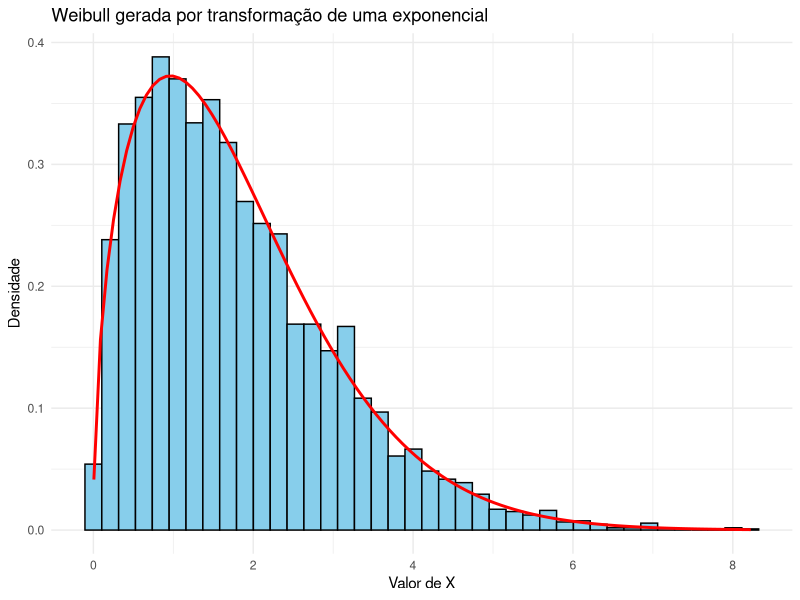
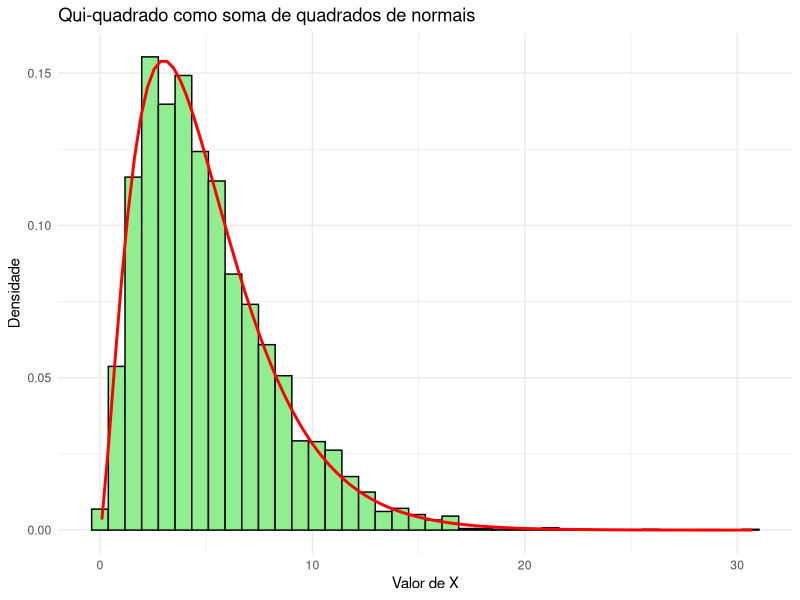
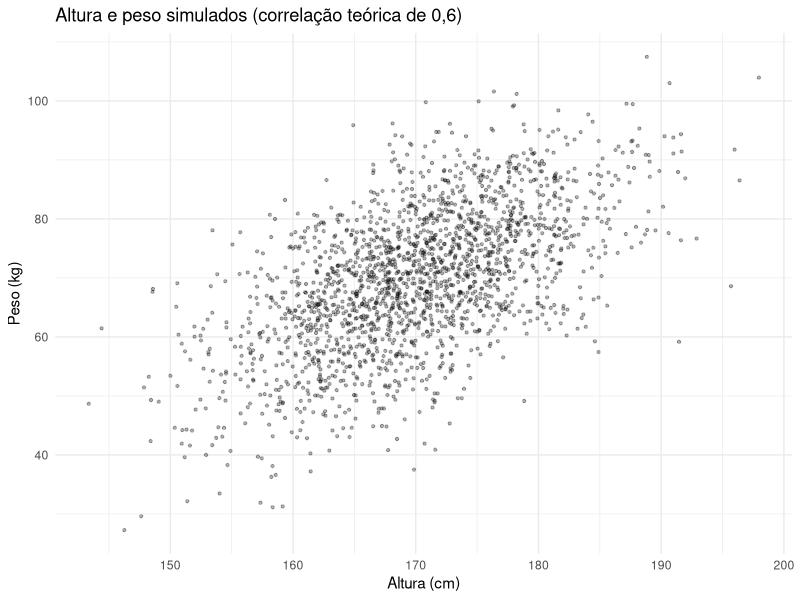
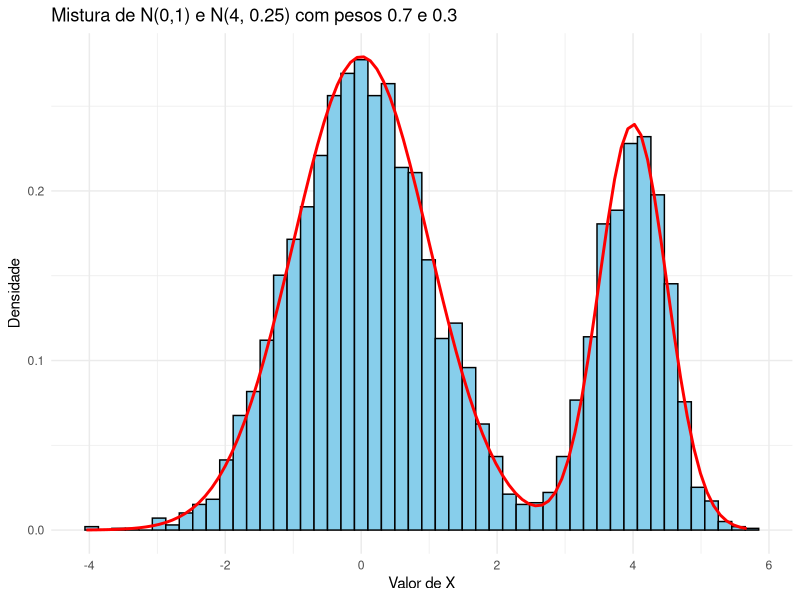
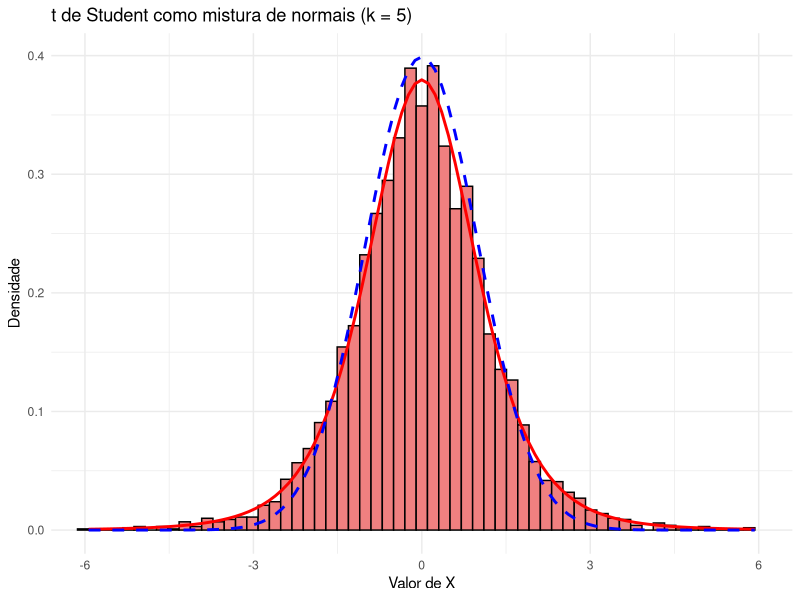
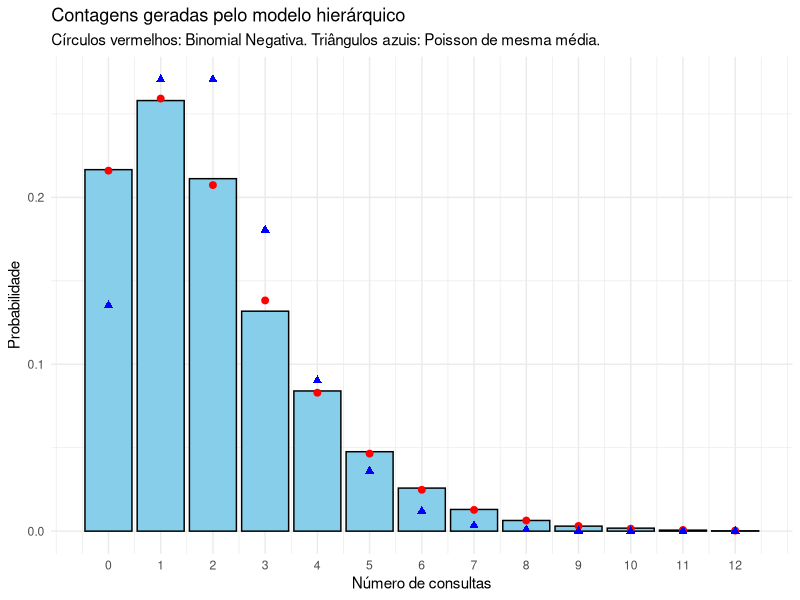

Source code (R) for these figures, in order:
## ---- chunk 1
library(ggplot2)

set.seed(42)

k <- 1.5      # parâmetro de forma
lambda <- 2   # parâmetro de escala
B <- 5000     # quantos valores queremos gerar

# Passo 1: os uniformes
U <- runif(B)

# Passo 2: Y ~ Exp(1/lambda^k), pelo método da inversão
Y <- -lambda^k * log(U)

# Passo 3: a transformação que leva a exponencial na Weibull
X <- Y^(1 / k)

# gamma() em R é a função Gama, e não a densidade da distribuição Gama
cat("Média amostral:", round(mean(X), 3), "\n")
cat("Média teórica:", round(lambda * gamma(1 + 1 / k), 3), "\n")

df <- data.frame(x = X)

# dweibull é a densidade da Weibull: shape é a forma e scale a escala
ggplot(df, aes(x = x)) +
  geom_histogram(aes(y = after_stat(density)), bins = 40,
                 fill = "skyblue", color = "black") +
  stat_function(fun = function(x) dweibull(x, shape = k, scale = lambda),
                color = "red", linewidth = 1) +
  labs(title = "Weibull gerada por transformação de uma exponencial",
       x = "Valor de X", y = "Densidade") +
  theme_minimal()
## ---- chunk 2
library(ggplot2)

set.seed(42)

k <- 5     # graus de liberdade
B <- 5000  # quantos valores queremos gerar

# Passo 1: uma matriz de normais com B linhas e k colunas. Cada linha reúne as
# k normais de um mesmo valor de X
Z <- matrix(rnorm(B * k), nrow = B, ncol = k)

# Passo 2: rowSums soma cada linha, devolvendo os B valores de X
X <- rowSums(Z^2)

cat("Média amostral:", round(mean(X), 3), " (teórica:", k, ")\n")
cat("Variância amostral:", round(var(X), 3), " (teórica:", 2 * k, ")\n")

df <- data.frame(x = X)

ggplot(df, aes(x = x)) +
  geom_histogram(aes(y = after_stat(density)), bins = 40,
                 fill = "lightgreen", color = "black") +
  stat_function(fun = function(x) dchisq(x, df = k),
                color = "red", linewidth = 1) +
  labs(title = "Qui-quadrado como soma de quadrados de normais",
       x = "Valor de X", y = "Densidade") +
  theme_minimal()
## ---- chunk 3
library(ggplot2)

set.seed(42)

# Médias e desvios padrão de altura (cm), peso (kg) e cintura (cm)
mu <- c(170, 70, 85)
desvios <- c(8, 12, 10)

correlacoes <- matrix(c(1.0, 0.6, 0.3,
                        0.6, 1.0, 0.8,
                        0.3, 0.8, 1.0), nrow = 3, byrow = TRUE)

# Sigma = D R D, em que D = diag(desvios). O operador %*% é a multiplicação
# de matrizes; o * comum multiplicaria elemento a elemento, o que seria errado
Sigma <- diag(desvios) %*% correlacoes %*% diag(desvios)

# Passo 1: Cholesky, feito uma única vez. O t() é a transposta, necessária
# porque chol() devolve a triangular superior
L <- t(chol(Sigma))
cat("Matriz L:\n")
print(round(L, 2))

B <- 2000
X <- matrix(0, nrow = B, ncol = 3)

for (b in 1:B) {
  Z <- rnorm(3)             # Passo 2: três normais padrão independentes
  X[b, ] <- mu + L %*% Z    # Passo 3: a transformação afim
}

cat("\nMédias amostrais :", round(colMeans(X), 2), "\n")
cat("Médias teóricas  :", mu, "\n")
cat("Desvios amostrais:", round(apply(X, 2, sd), 2), "\n")
cat("Desvios teóricos :", desvios, "\n")
cat("\nCorrelações amostrais:\n")
print(round(cor(X), 3))

df <- data.frame(altura = X[, 1], peso = X[, 2])

ggplot(df, aes(x = altura, y = peso)) +
  geom_point(alpha = 0.3, size = 0.8) +
  labs(title = "Altura e peso simulados (correlação teórica de 0,6)",
       x = "Altura (cm)", y = "Peso (kg)") +
  theme_minimal()
## ---- chunk 4
library(ggplot2)

set.seed(42)

w <- 0.7           # peso da primeira componente
mu1 <- 0;  sigma1 <- 1
mu2 <- 4;  sigma2 <- 0.5
B <- 5000          # quantos valores queremos gerar

X <- numeric(B)       # vetor que guardará os valores gerados
grupo <- numeric(B)   # guarda de qual componente veio cada valor

for (i in 1:B) {
  # Passo 1: o uniforme que sorteia a componente
  U <- runif(1)

  # Passos 2 e 3: geramos da normal correspondente ao grupo sorteado
  if (U <= w) {
    grupo[i] <- 1
    X[i] <- rnorm(1, mean = mu1, sd = sigma1)
  } else {
    grupo[i] <- 2
    X[i] <- rnorm(1, mean = mu2, sd = sigma2)
  }
}

# A densidade da mistura é a média ponderada das duas densidades
densidade_mistura <- function(x) {
  w * dnorm(x, mu1, sigma1) + (1 - w) * dnorm(x, mu2, sigma2)
}

cat("Proporção sorteada do primeiro grupo:", round(mean(grupo == 1), 3),
    " (peso w =", w, ")\n")

df <- data.frame(x = X)

ggplot(df, aes(x = x)) +
  geom_histogram(aes(y = after_stat(density)), bins = 50,
                 fill = "skyblue", color = "black") +
  stat_function(fun = densidade_mistura, color = "red", linewidth = 1) +
  labs(title = "Mistura de N(0,1) e N(4, 0.25) com pesos 0.7 e 0.3",
       x = "Valor de X", y = "Densidade") +
  theme_minimal()
## ---- chunk 5
library(ggplot2)

set.seed(42)

k <- 5     # graus de liberdade
B <- 5000  # quantos valores queremos gerar

X <- numeric(B)

for (i in 1:B) {
  # Passo 1: Y ~ qui-quadrado com k graus de liberdade (Exemplo 2)
  Z <- rnorm(k)
  Y <- sum(Z^2)

  # Passo 2: a normal cuja variância depende do valor sorteado de Y
  X[i] <- rnorm(1, mean = 0, sd = sqrt(k / Y))
}

# Quanto da massa está além de 3 desvios? Na t é bem mais que na normal
cat("P(|X| > 3) observada:", round(mean(abs(X) > 3), 4), "\n")
cat("P(|X| > 3) na t_5:", round(2 * pt(-3, df = k), 4), "\n")
cat("P(|X| > 3) na N(0,1):", round(2 * pnorm(-3), 4), "\n")

# Para o histograma, olhamos só o intervalo [-6, 6]: a t tem caudas longas, e
# uns poucos valores extremos deixariam todas as barras espremidas no centro
df <- data.frame(x = X[abs(X) <= 6])

ggplot(df, aes(x = x)) +
  geom_histogram(aes(y = after_stat(density)), bins = 60,
                 fill = "lightcoral", color = "black") +
  stat_function(fun = function(x) dt(x, df = k), color = "red",
                linewidth = 1) +
  stat_function(fun = dnorm, color = "blue", linewidth = 1,
                linetype = "dashed") +
  coord_cartesian(xlim = c(-6, 6)) +
  labs(title = "t de Student como mistura de normais (k = 5)",
       x = "Valor de X", y = "Densidade") +
  theme_minimal()
## ---- chunk 6
library(ggplot2)

set.seed(42)

r <- 3       # parâmetro de forma da Gama
taxa <- 1.5  # parâmetro de taxa da Gama (o beta do texto; evitamos o nome
             # "beta" porque em R já existe uma função com esse nome)
B <- 5000

N <- numeric(B)

for (b in 1:B) {
  # Passo 1: a taxa daquela pessoa
  lambda_pessoa <- rgamma(1, shape = r, rate = taxa)
  # Passo 2: quantas consultas ela faz, dada a sua taxa
  N[b] <- rpois(1, lambda = lambda_pessoa)
}

cat("Média amostral   :", round(mean(N), 3),
    " (teórica:", r / taxa, ")\n")
cat("Variância amostral:", round(var(N), 3),
    " (teórica:", round(r / taxa + r / taxa^2, 3), ")\n")

valores <- 0:12
p_bn <- taxa / (1 + taxa)

# factor com levels garante que todos os valores apareçam, mesmo os que
# porventura não tenham sido sorteados
frequencias <- as.numeric(table(factor(N, levels = valores))) / B

df <- data.frame(
  valor = valores,
  observada = frequencias,
  binomial_negativa = dnbinom(valores, size = r, prob = p_bn),
  poisson = dpois(valores, lambda = r / taxa)
)

ggplot(df, aes(x = valor)) +
  geom_col(aes(y = observada), fill = "skyblue", color = "black") +
  geom_point(aes(y = binomial_negativa), color = "red", size = 2) +
  geom_point(aes(y = poisson), color = "blue", size = 2, shape = 17) +
  scale_x_continuous(breaks = valores) +
  labs(title = "Contagens geradas pelo modelo hierárquico",
       subtitle = paste("Círculos vermelhos: Binomial Negativa.",
                        "Triângulos azuis: Poisson de mesma média."),
       x = "Número de consultas", y = "Probabilidade") +
  theme_minimal()
